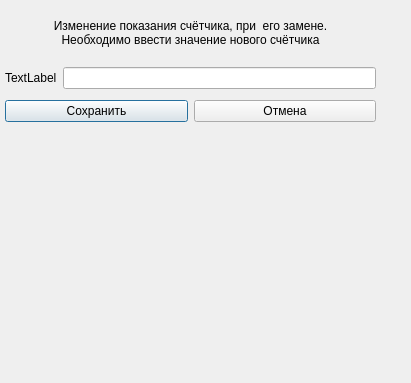
<?xml version="1.0" encoding="UTF-8"?>
<ui version="4.0">
 <class>NewCounter</class>
 <widget class="QDialog" name="NewCounter">
  <property name="geometry">
   <rect>
    <x>0</x>
    <y>0</y>
    <width>411</width>
    <height>383</height>
   </rect>
  </property>
  <property name="sizePolicy">
   <sizepolicy hsizetype="Minimum" vsizetype="Minimum">
    <horstretch>0</horstretch>
    <verstretch>0</verstretch>
   </sizepolicy>
  </property>
  <property name="windowTitle">
   <string>Dialog</string>
  </property>
  <property name="windowOpacity">
   <double>1.000000000000000</double>
  </property>
  <widget class="QWidget" name="verticalLayoutWidget">
   <property name="geometry">
    <rect>
     <x>0</x>
     <y>0</y>
     <width>381</width>
     <height>341</height>
    </rect>
   </property>
   <layout class="QVBoxLayout" name="mainLayout">
    <property name="leftMargin">
     <number>5</number>
    </property>
    <property name="topMargin">
     <number>5</number>
    </property>
    <property name="rightMargin">
     <number>5</number>
    </property>
    <property name="bottomMargin">
     <number>10</number>
    </property>
    <item>
     <layout class="QHBoxLayout" name="horizontalLayout_3">
      <property name="sizeConstraint">
       <enum>QLayout::SetMinimumSize</enum>
      </property>
      <item>
       <widget class="QLabel" name="label">
        <property name="sizePolicy">
         <sizepolicy hsizetype="Minimum" vsizetype="Minimum">
          <horstretch>0</horstretch>
          <verstretch>0</verstretch>
         </sizepolicy>
        </property>
        <property name="contextMenuPolicy">
         <enum>Qt::DefaultContextMenu</enum>
        </property>
        <property name="text">
         <string>
Изменение показания счётчика, при  его замене.
Необходимо ввести значение нового счётчика
</string>
        </property>
        <property name="alignment">
         <set>Qt::AlignCenter</set>
        </property>
       </widget>
      </item>
     </layout>
    </item>
    <item>
     <layout class="QHBoxLayout" name="horizontalLayout">
      <item>
       <widget class="QLabel" name="lblCounter">
        <property name="text">
         <string>TextLabel</string>
        </property>
       </widget>
      </item>
      <item>
       <widget class="QLineEdit" name="lEdCounter"/>
      </item>
     </layout>
    </item>
    <item>
     <layout class="QHBoxLayout" name="horizontalLayout_2">
      <property name="topMargin">
       <number>5</number>
      </property>
      <property name="bottomMargin">
       <number>10</number>
      </property>
      <item>
       <widget class="QPushButton" name="pBtn_Ok">
        <property name="text">
         <string>Сохранить</string>
        </property>
       </widget>
      </item>
      <item>
       <widget class="QPushButton" name="pBtn_Cancel">
        <property name="sizePolicy">
         <sizepolicy hsizetype="Minimum" vsizetype="Maximum">
          <horstretch>0</horstretch>
          <verstretch>0</verstretch>
         </sizepolicy>
        </property>
        <property name="text">
         <string>Отмена</string>
        </property>
       </widget>
      </item>
     </layout>
    </item>
    <item>
     <spacer name="verticalSpacer">
      <property name="orientation">
       <enum>Qt::Vertical</enum>
      </property>
      <property name="sizeHint" stdset="0">
       <size>
        <width>20</width>
        <height>10</height>
       </size>
      </property>
     </spacer>
    </item>
   </layout>
  </widget>
 </widget>
 <resources/>
 <connections/>
</ui>
